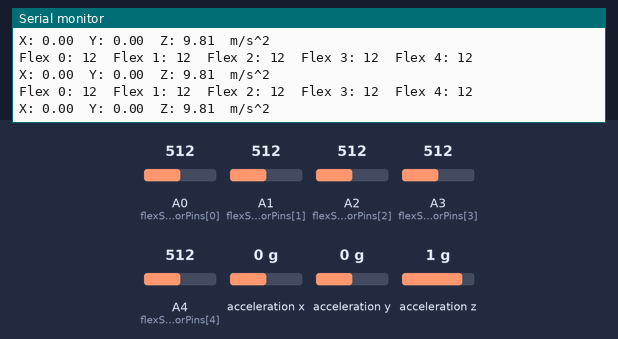
Recording of a sketch running on a simulated Arduino Uno, built with avr-gcc and run on an emulated ATmega328P. Parts: the last lines printed to the serial monitor. Inputs (shaded band) come from the test bench; at power-on: A0 (flexSensorPins[0]) = 512, A1 (flexSensorPins[1]) = 512, A2 (flexSensorPins[2]) = 512, A3 (flexSensorPins[3]) = 512, A4 (flexSensorPins[4]) = 512, acceleration x 0 g, acceleration y 0 g, acceleration z 1 g.

Above: at 2.7 s.
2.8 s: A0 (flexSensorPins[0]) set to 591
At 3.15 s:
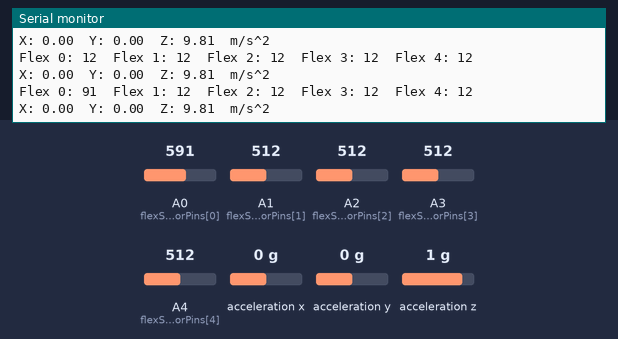
4.3 s: A0 (flexSensorPins[0]) set to 611
At 4.51 s:
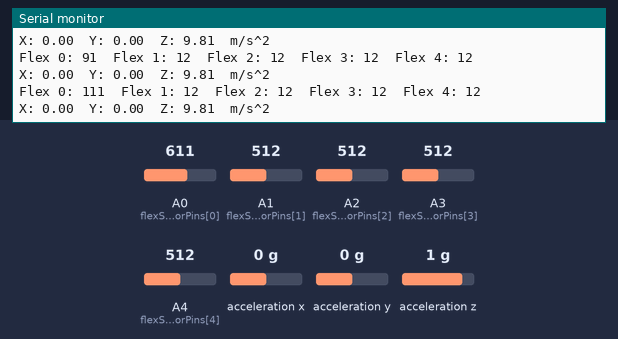
5.8 s: A1 (flexSensorPins[1]) set to 588
At 6.1 s:
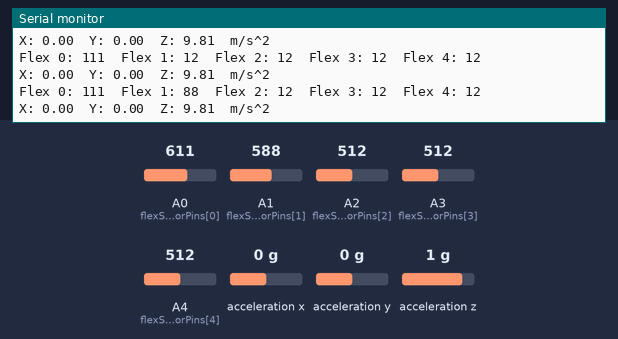
7.3 s: A1 (flexSensorPins[1]) set to 613
At 7.7 s:
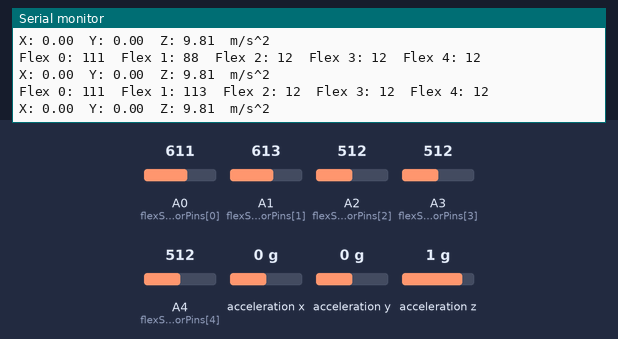
8.8 s: A2 (flexSensorPins[2]) set to 592
At 9.07 s:
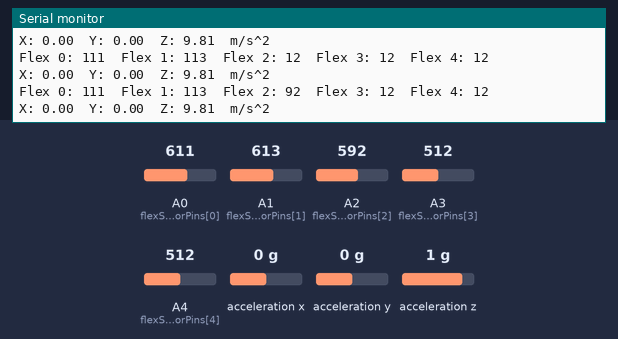
11.8 s: A2 (flexSensorPins[2]) set to 609
At 12.05 s:
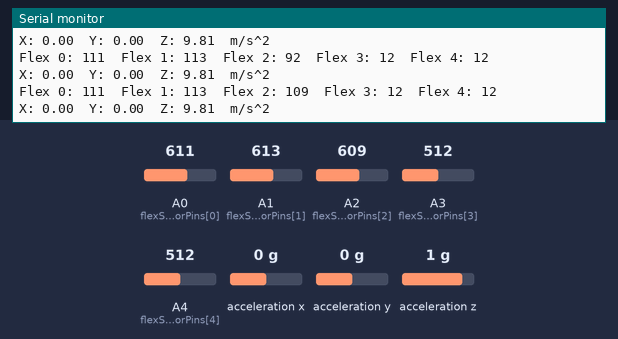
Timing chart, 0 to 14.8 s (numbered marks = the images above; inputs shaded):
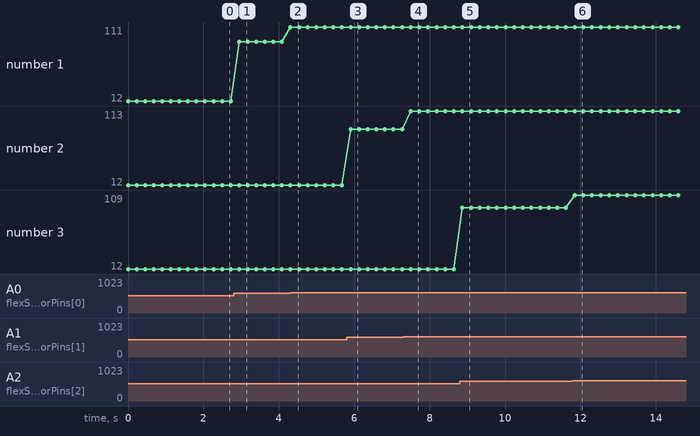

The sketch:

GloveDataTest.ino
```cpp
#include <Wire.h>
#include <Adafruit_Sensor.h>
#include <Adafruit_ADXL345_U.h>

/* Assign a unique ID to the sensor */
Adafruit_ADXL345_Unified accel = Adafruit_ADXL345_Unified(12345);
/* Assign the flex sensor input pins to analog pins 0-4 */
int flexSensorPins[] = {A0, A1, A2, A3, A4};

void setup(void) {
  /* Initialize serial monitor */
  Serial.begin(9600);

  /* Initialize the accelerometer */
  if(!accel.begin()) {
    Serial.println("[FATAL] No ADXL345 detected... Check wiring.");
    while(1);
  }

  /* Set accelerometer range */
  accel.setRange(ADXL345_RANGE_16_G);
}

void loop(void) {
  /* Get a new sensor event */
  sensors_event_t event;
  accel.getEvent(&event);

  /* Read from the flex sensor */
  int flexSensorReadings[4];
  for(int i = 0; i < 5; i++) {
    flexSensorReadings[i] = analogRead(flexSensorPins[i]) - 500; // 500 is the calibration constant
  }

  /* Display the results (acceleration is measured in m/s^2) */
  Serial.print("Flex 0: "); Serial.print(flexSensorReadings[0]); Serial.print("\t");
  Serial.print("Flex 1: "); Serial.print(flexSensorReadings[1]); Serial.print("\t");
  Serial.print("Flex 2: "); Serial.print(flexSensorReadings[2]); Serial.print("\t");
  Serial.print("Flex 3: "); Serial.print(flexSensorReadings[3]); Serial.print("\t");
  Serial.print("Flex 4: "); Serial.print(flexSensorReadings[4]); Serial.print("\t");
  Serial.println(" ");
  Serial.print("X: "); Serial.print(event.acceleration.x); Serial.print("\t");
  Serial.print("Y: "); Serial.print(event.acceleration.y); Serial.print("\t");
  Serial.print("Z: "); Serial.print(event.acceleration.z); Serial.print("\t");
  Serial.println("m/s^2");
  delay(200);
}
```

Measured:
- after the input at 2.8 s, the serial monitor: prints a new line after 0.15 s (image 1)
- after the input at 4.3 s, the serial monitor: prints a new line at once (image 2)
- after the input at 5.8 s, the serial monitor: prints a new line after 0.10 s (image 3)
- after the input at 7.3 s, the serial monitor: prints a new line after 0.20 s (image 4)
- after the input at 8.8 s, the serial monitor: prints a new line after 0.07 s (image 5)
- after the input at 11.8 s, the serial monitor: prints a new line at once (image 6)
- plotted number 1: 12 → 91 after the input at 2.8 s, 91 → 111 after the input at 4.3 s
- plotted number 2: 12 → 88 after the input at 5.8 s, 88 → 113 after the input at 7.3 s
